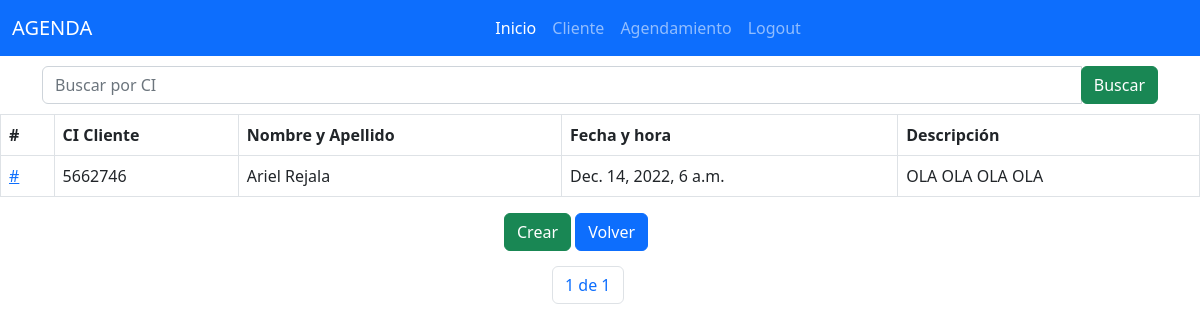
/basic_app/lista_agenda/, run on an earlier commit of the app's database.
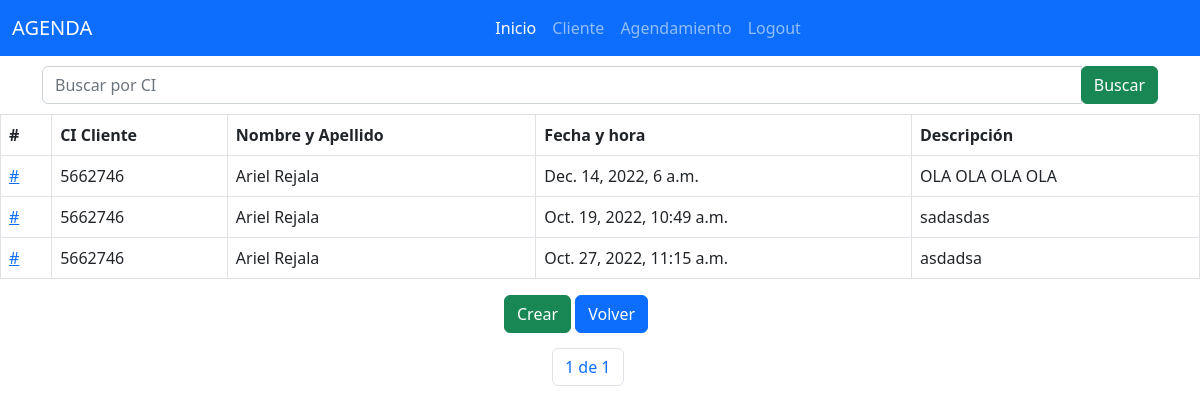
And on a later commit of the database.
### basic_app/models.py (models this page shows, shortened)
class Agenda(models.Model):
    cliente = models.ForeignKey(Cliente,related_name='Cliente',on_delete=models.CASCADE,verbose_name='Cédula del Cliente')
    fecha_hora = models.DateTimeField(unique=True,verbose_name='Fecha y Hora de la consulta')
    descripcion = models.TextField(verbose_name='Descripción')

class Cliente(models.Model):
    ci = models.PositiveIntegerField(unique=True,verbose_name='Cédula de Identidad')
    nombre = models.CharField(max_length=100,default='',verbose_name='Nombre')
    apellido = models.CharField(max_length=100,default='',verbose_name='Apellido')
    email = models.EmailField(max_length=100,default='',verbose_name='Email',unique=True)
    tel = models.CharField(max_length=20,default='',verbose_name='Teléfono')
    direccion = models.CharField(max_length=150,default='',verbose_name="Dirección")

### basic_app/views.py (the view)
# urls.py: path('lista_agenda/',views.lista_agenda.as_view(),name='lista_agenda'),
class lista_agenda(ListView):
    context_object_name = 'lista_agenda'
    paginate_by = 10
    model = models.Agenda
    template_name = 'basic_app/lista_agenda.html'
    def get_queryset(self):
        query = self.request.GET.get('buscar')
        if query:
            object_list = self.model.objects.filter(cliente__ci__icontains=query)
        else:
            object_list = self.model.objects.all()
        return object_list

### basic_app/templates/basic_app/lista_agenda.html (shortened to what this page needs)
{% extends 'base.html' %}
{% block head_block %}
  <link href="/static/base.css" type="text/css" rel="stylesheet">
{% endblock %}
{% block body_block %}
  <div class="container">
  <div class="row">
    <div class="col-md-12 search">
      <form method="get">
        <div id="custom-search-input">
          <div class="input-group col-md-12">
            <input type="text" class="form-control" placeholder="Buscar por CI" name="buscar" value='{{ request.GET.buscar }}'>
            <span class="input-group-list">
              <i class="icon icon-search">
                <button type="submit" class="btn btn-success">Buscar</button>
              </i>
            </span>
          </div>
        </div>
      </form>
    </div>
  </div>
</div>
  <table class="table table-bordered">
    <tr>
      <th>#</th>
      <th>CI Cliente</th>
      <th>Nombre y Apellido</th>
      <th>Fecha y hora</th>
      <th>Descripción</th>
    </tr>
    {% for agenda in lista_agenda %}
      <tr>
      <td><a href="{% url 'basic_app:detalle_agenda' pk=agenda.id %}">#</a></td>
        <td>{{ agenda.cliente.ci }}</td>
        <td>{{ agenda.cliente.nombre }} {{ agenda.cliente.apellido }}</td>
        <td>{{ agenda.fecha_hora }}</td>
        <td>{{ agenda.descripcion }}</td>
      </tr>
    {% endfor %}
  </table>
  <a href="{% url 'basic_app:crear_agenda' %}" class="btn btn-success" id="crear">Crear</a>
  <a href="{% url 'basic_app:lista_agenda' %}" class="btn btn-primary">Volver</a>
  <nav aria-label="Page navigation example">
      <ul class="pagination">
        <span class="current">
        <li class="page-item"><a class="page-link" href="#">{{ page_obj.number }} de {{ page_obj.paginator.num_pages }}</a></li>
        </span>
    </ul>
</nav>
{% endblock %}

What changed in the data, as far as the page shows it:
added Agenda: cliente.ci "5662746", cliente.nombre "Ariel", cliente.apellido "Rejala", fecha_hora "Oct. 19, 2022, 10:49 a.m.", descripcion "sadasdas"
added Agenda: cliente.ci "5662746", cliente.nombre "Ariel", cliente.apellido "Rejala", fecha_hora "Oct. 27, 2022, 11:15 a.m.", descripcion "asdadsa"
